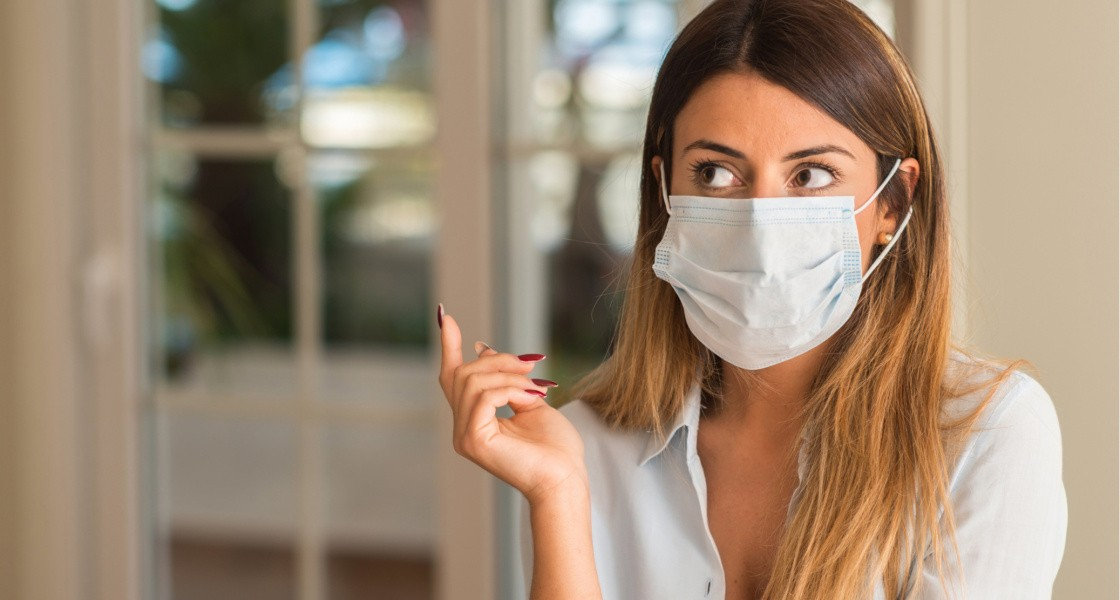
#> input picture mask_recognition/test/1.jpg, 1120 x 600 px; its folder holds only this picture in this run
$ jupyter execute mask_classifier.ipynb   (shell and % lines are left out)
#> lines starting #> are read from the running program, lines starting #| are printed output that depends on the picture
#> further down, img is the input picture: PIL image 1120x600 RGB; mean R, G, B 156.6, 136.8, 116
[cell 1]
import numpy as np
import cv2
import matplotlib.pyplot as plt

from PIL import Image

[cell 2]
from cv2 import CascadeClassifier

face_cascade = cv2.CascadeClassifier(cv2.data.haarcascades + 'haarcascade_frontalface_default.xml')
eye_cascade = cv2.CascadeClassifier(cv2.data.haarcascades + 'haarcascade_eye.xml')
mouth_cascade = cv2.CascadeClassifier(cv2.data.haarcascades + 'haarcascade_smile.xml')

[cell 3]
def mask_on(face, mask_template=None):

    color = ('r','g','b')
    threshold = 0.8
    max_index = np.empty((3))

    for i, col in enumerate(color):
        hist, bins = np.histogram(face[face.shape[0]//2:, :, i].ravel(), 256, [0, 256])
        max_index[i] = np.argmax(hist)

    if np.all(max_index > 220):
        #a white or a light blue mask found
        return True

    while np.any(mask_template != None):
        if face.shape[0] < mask_template.shape[0] or \
            face.shape[1] < mask_template.shape[1]:
            #template bigger than the face found
            break

        match = cv2.matchTemplate(face[:,:,-1], mask_template[:,:,-1],cv2.TM_CCORR_NORMED)
        loc = np.where(match >= threshold)
        if loc:
            #template mask matched(in case a good template exists)
            return True
        break

    if np.all(max_index < 30):
        #natural dark pictures w\o masks
        return False

    mouth = mouth_cascade.detectMultiScale(face, 1.3, minNeighbors=20)
    if len(mouth) == 0:
        #could not find a mouth
        return True

    #found a mouth and other cases didn't match
    return False

def detect_faces(frame, mask_template=None, draw_faces=False):
    #working with a grayscale picture
#> called with draw_faces = True
    frame_g = cv2.cvtColor(frame, cv2.COLOR_BGR2GRAY)
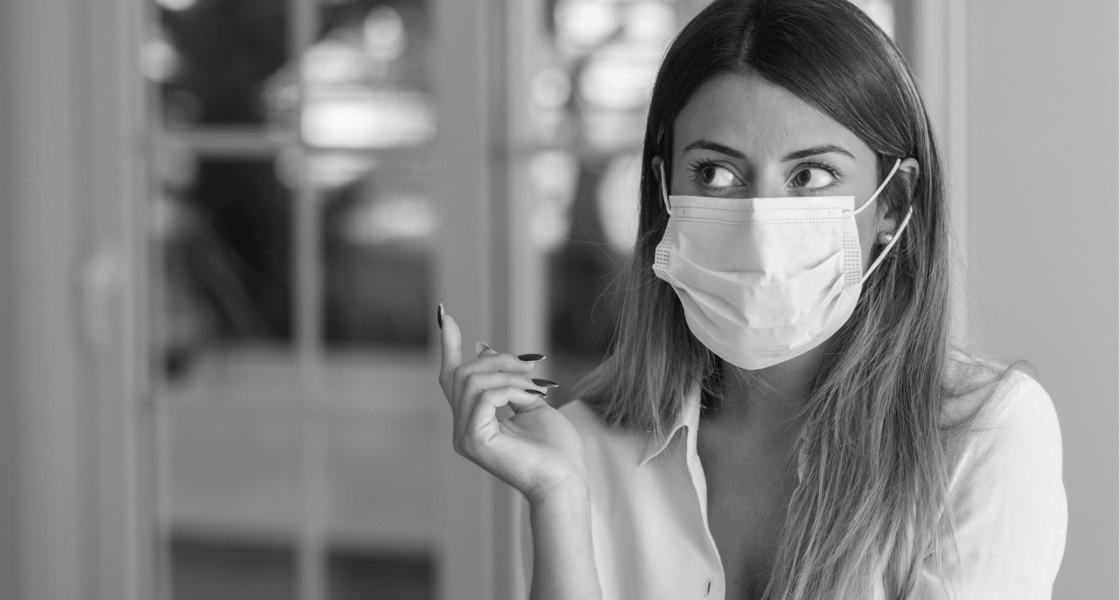
#> frame_g: shape (600, 1120); min 3, max 252, mean 132.8
    #search for faces (with and without masks)
    faces = face_cascade.detectMultiScale(frame_g, scaleFactor=1.1, minNeighbors=5, minSize=(25, 25))
#> faces = [[626, 68, 278, 278]]

    masked = []
    not_masked = []
    fig = plt.figure()

    for i, (x, y, w, h) in enumerate(faces):
        #crop a face
        face = frame[y:y+h, x:x+w, :]

        if len(eye_cascade.detectMultiScale(face)) > 0:
            #eyes detection double checks a face

            if mask_on(face, mask_template):
                masked.append((x, y, w, h))
            else:
                not_masked.append((x, y, w, h))
#> this loop made 1 pass
#> (x, y, w, h, color in mask_on, threshold in mask_on) on pass 1: (626, 68, 278, 278, ('r', 'g', 'b'), 0.8)
#> pass 1, in detect_faces, `face = frame[y:y+h, x:x+w, :]`:
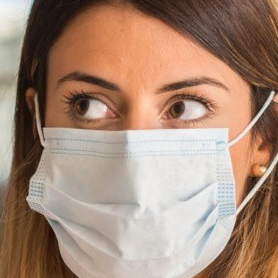
#> face: shape (278, 278, 3); mean R, G, B 165.4, 137, 118.9
#> after the loop, masked = [(626, 68, 278, 278)]; not_masked = []

    return masked, not_masked

def mask_recognition(frame, mask_template=None, draw_faces=False):
    masked, not_masked = detect_faces(frame, mask_template, draw_faces)
#> masked = [(626, 68, 278, 278)]; not_masked = []

    #drawing rectangles of faces: with masks in green, without in red
    if masked != None:
        for (x, y, w, h) in masked:
            frame = cv2.rectangle(frame, (x, y), (x+w, y+h),  (0, 205, 0), 4)
#> this loop made 1 pass

    if not_masked != None:
        for (x, y, w, h) in not_masked:
            frame = cv2.rectangle(frame, (x, y), (x+w, y+h),  (205, 0, 0), 4)
#> this loop made 0 passes

    plt.imshow(frame)
    return

[cell 4]
from pathlib import Path

TEST_DIR = Path('./test')
test_files = sorted(list(TEST_DIR.rglob('*.jpg')))

[cell 5]
for path in test_files:
    img = Image.open(path)
    img.load()
    img = np.asarray(img)

    mask_recognition(img, None, True)

$ run again, on mask_recognition/test/17.jpg
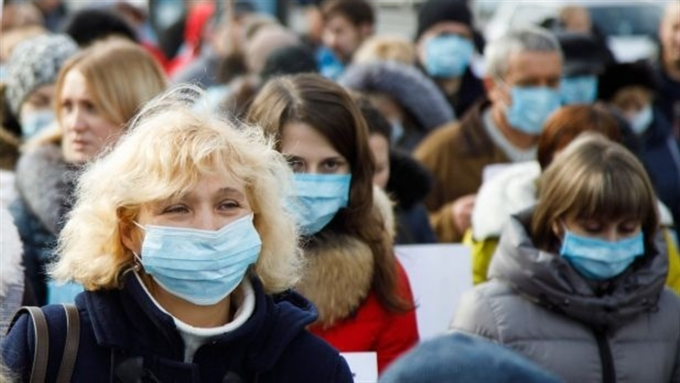
#> input picture mask_recognition/test/17.jpg, 1360 x 765 px (shown at 1/2 size)
#> img is the input picture: PIL image 1360x765 RGB; mean R, G, B 113.8, 108, 104.7
#> faces = [[90, 160, 139, 139], [533, 260, 187, 187]]
#> the loop in detect_faces, `for i, (x, y, w, h) in enumerate(faces):` made 2 passes
#> (x, y, w, h, color in mask_on, threshold in mask_on) on passes 1 to 2: (90, 160, 139, 139, ('r', 'g', 'b'), 0.8), (533, 260, 187, 187, ('r', 'g', 'b'), 0.8)
#> pass 1, in detect_faces, `face = frame[y:y+h, x:x+w, :]`:
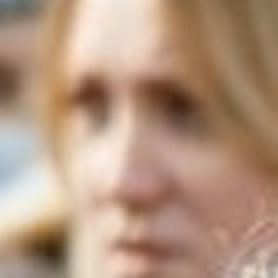
#> face: shape (139, 139, 3) (shown 2 times larger); mean R, G, B 179.6, 149.2, 127.1
#> after the loop in detect_faces, `for i, (x, y, w, h) in enumerate(faces):`: masked = [(90, 160, 139, 139), (533, 260, 187, 187)]; not_masked = []
#> in mask_recognition, `masked, not_masked = detect_faces(frame, mask_template, draw_faces)`: masked = [(90, 160, 139, 139), (533, 260, 187, 187)]; not_masked = []
#> the loop in mask_recognition, `for (x, y, w, h) in masked:` made 2 passes
#> pass 2, in mask_recognition, `frame = cv2.rectangle(frame, (x, y), (x+w, y+h),  (0, 205, 0), 4)`:
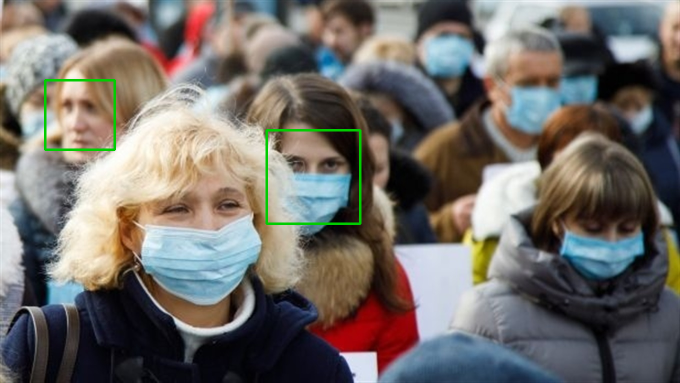
#> frame: shape (765, 1360, 3) (shown at 1/2 size); mean R, G, B 113, 108.5, 104

$ run again, on mask_recognition/test/18.jpg
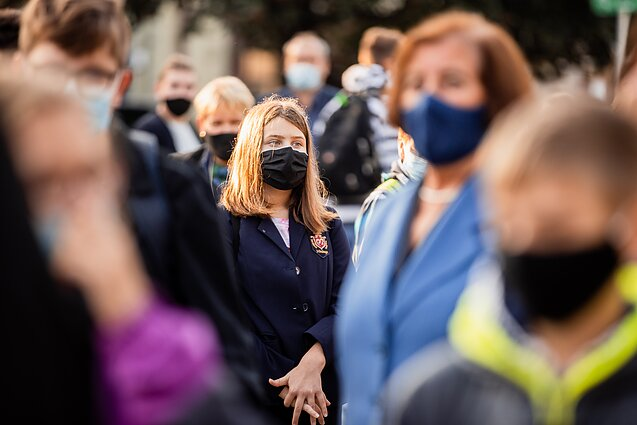
#> input picture mask_recognition/test/18.jpg, 637 x 425 px
#> img is the input picture: PIL image 637x425 RGB; mean R, G, B 107.9, 89.8, 88.4
#> in detect_faces, `frame_g = cv2.cvtColor(frame, cv2.COLOR_BGR2GRAY)`:
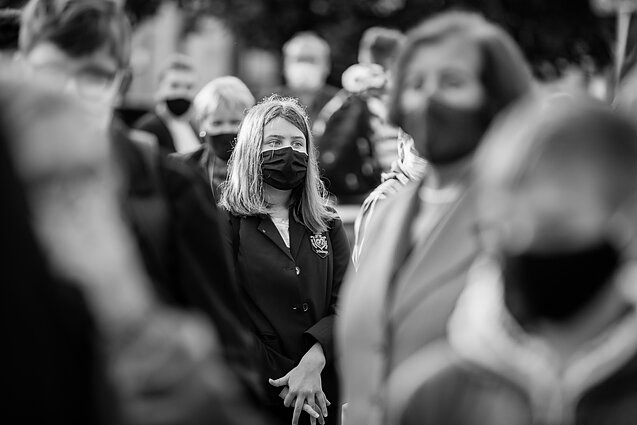
#> frame_g: shape (425, 637); min 0, max 255, mean 91.5
#> faces = [[368, 124, 42, 42]]
#> the loop in detect_faces, `for i, (x, y, w, h) in enumerate(faces):` made 1 pass
#> pass 1, in detect_faces, `face = frame[y:y+h, x:x+w, :]`:
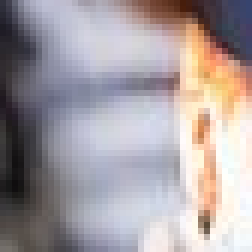
#> face: shape (42, 42, 3) (shown 6 times larger); mean R, G, B 166.8, 158.3, 161.3
#> after the loop in detect_faces, `for i, (x, y, w, h) in enumerate(faces):`: masked = []

$ run again, on mask_recognition/test/10.jpg
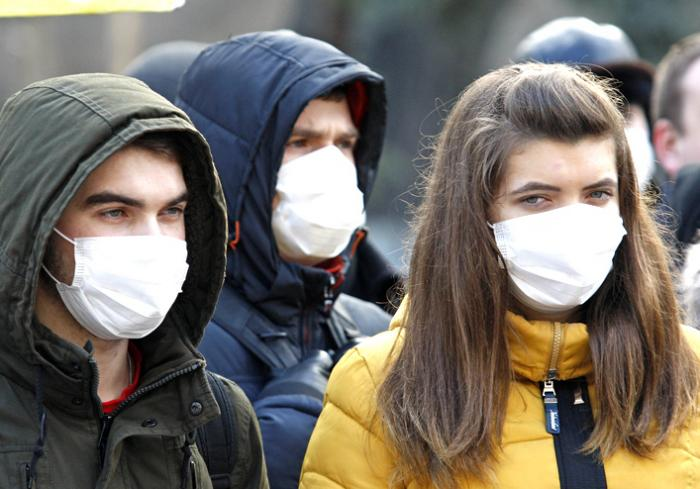
#> input picture mask_recognition/test/10.jpg, 700 x 489 px
#> img is the input picture: PIL image 700x489 RGB; mean R, G, B 117, 110.9, 103.1
#> faces = [[485, 139, 161, 161], [56, 152, 170, 170]]
#> the loop in detect_faces, `for i, (x, y, w, h) in enumerate(faces):` made 2 passes
#> (x, y, w, h, color in mask_on, threshold in mask_on) on passes 1 to 2: (485, 139, 161, 161, ('r', 'g', 'b'), 0.8), (56, 152, 170, 170, ('r', 'g', 'b'), 0.8)
#> pass 1, in detect_faces, `face = frame[y:y+h, x:x+w, :]`:
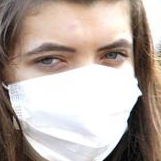
#> face: shape (161, 161, 3); mean R, G, B 185.1, 172, 164.6
#> after the loop in detect_faces, `for i, (x, y, w, h) in enumerate(faces):`: masked = [(485, 139, 161, 161), (56, 152, 170, 170)]; not_masked = []
#> in mask_recognition, `masked, not_masked = detect_faces(frame, mask_template, draw_faces)`: masked = [(485, 139, 161, 161), (56, 152, 170, 170)]; not_masked = []
#> the loop in mask_recognition, `for (x, y, w, h) in masked:` made 2 passes
#> pass 2, in mask_recognition, `frame = cv2.rectangle(frame, (x, y), (x+w, y+h),  (0, 205, 0), 4)`:
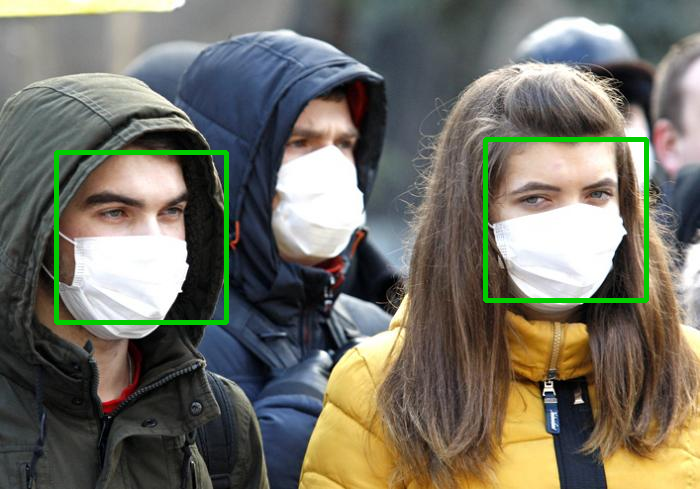
#> frame: shape (489, 700, 3); mean R, G, B 115, 113, 101.3
